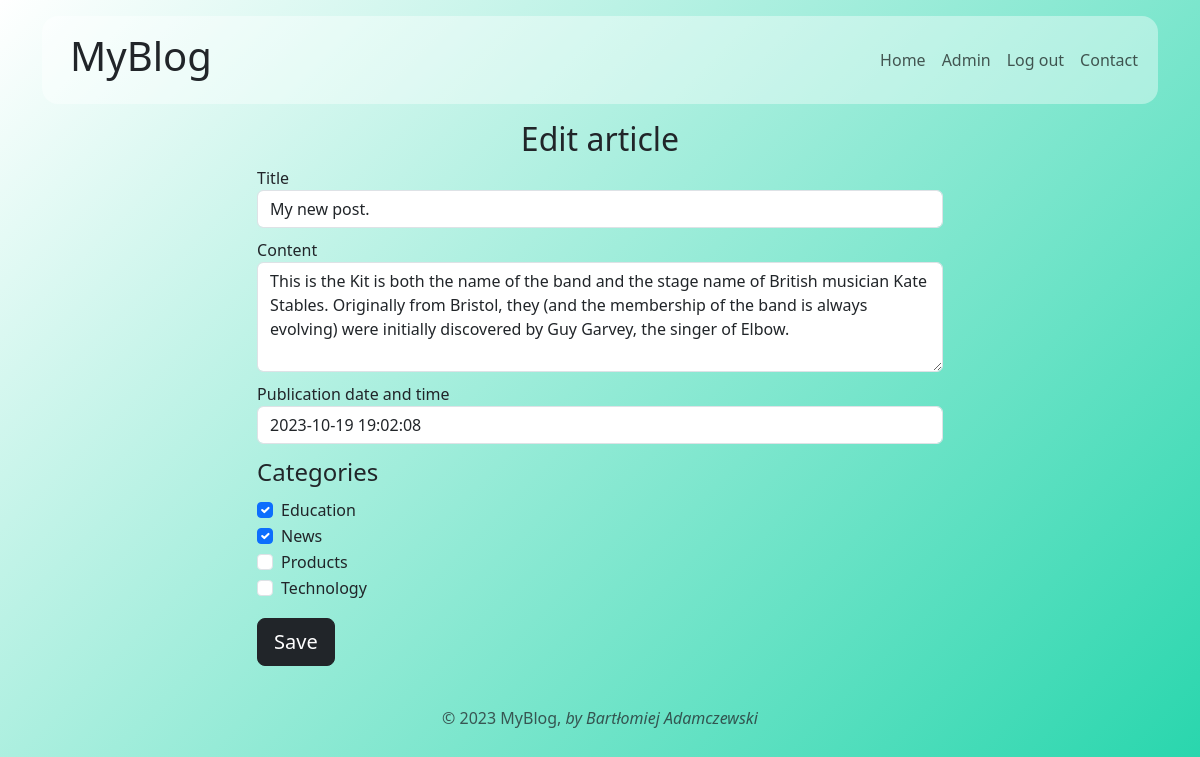
The page /admin/edit-article.php?id=1 (signed in) on the database its author committed.
### tables this page shows
CREATE TABLE `article` (
  `id` int(11) NOT NULL,
  `title` varchar(128) NOT NULL,
  `content` varchar(3000) NOT NULL,
  `published_at` varchar(30) DEFAULT NULL,
  `image_file` varchar(200) DEFAULT NULL
);

CREATE TABLE `category` (
  `id` int(11) NOT NULL,
  `name` varchar(128) NOT NULL
);

### classes/Article.php (called while the page is built, shortened)
<?php
class Article
{
    public $id;
    public static function getByID($conn, $id, $columns = '*')
    {
        $sql = "SELECT $columns
                FROM article
                WHERE id = :id";
        $stmt = $conn->prepare($sql);
        $stmt->bindValue(':id', $id, PDO::PARAM_INT);
        $stmt->setFetchMode(PDO::FETCH_CLASS, 'Article');
        if ($stmt->execute()) {
            return $stmt->fetch();
        }
    }
    public function getCategories($conn)
    {
        $sql = "SELECT category.*
                FROM category
                JOIN article_category
                ON category.id = article_category.category_id
                WHERE article_id = :id";
        $stmt = $conn->prepare($sql);
        $stmt->bindValue(':id', $this->id, PDO::PARAM_INT);
        $stmt->execute();
        return $stmt->fetchAll(PDO::FETCH_ASSOC);
    }
}

### classes/Category.php (called while the page is built)
<?php
class Category {
   public static function getAll($conn) {
    $sql = "SELECT *
            FROM category
            ORDER BY name;";
    $results = $conn -> query($sql);
    return $results -> fetchAll(PDO::FETCH_ASSOC);
  }
}

### admin/includes/article-form.php (the view, shortened to what this page needs)
  <form method="post" id="formArticle">
    <div class="form-group">
      <label for="title">Title</label>
      <input class="form-control" name="title" id="title" placeholder="Article title"
        value="<?= htmlspecialchars($article -> title); ?>">
    </div>
    <div class="form-group">
      <label for="content">Content</label>
      <textarea class="form-control" name="content" id="content" cols="40" rows="4"
        placeholder="Article content"><?= htmlspecialchars($article -> content); ?></textarea>
    </div>
    <div class="form-group">
      <label for="published_at">Publication date and time</label>
      <input class="form-control" name="published_at" id="published_at"
        value="<?= $article -> published_at; ?>">
    </div>
    <fieldset>
      <legend>Categories</legend>
      <?php foreach ($categories as $category) : ?>
      <div class="form-check">
        <input class="form-check-input" type="checkbox" name="category[]" value="<?= $category['id'] ?>"
          id="category<?= $category['id'] ?>" <?php if (in_array($category['id'], $category_ids)): ?> checked
          <?php endif; ?>>
        <label class="form-check-label"
          for="category<?= $category['id'] ?>"><?= htmlspecialchars($category['name']) ?></label>
      </div>
      <?php endforeach; ?>
    </fieldset>
    <button class="btn btn-lg btn-dark mt-3">Save</button>
  </form>
</div>

### css/styles.css (style rules this page uses)
body { background: linear-gradient( -45deg, #ee7752, #e73c7e, #23a6d5, #23d5ab, transparent ); background-size: 400% 400%; animation: gradient 15s ease infinite; height: 100vh; }
.form-group { margin-bottom: 10px; }

### rows shown on the page
article: title "My new post.", content "This is the Kit is both the name of the band and the stage name of British musician Kate Stables. Originally from Bristol, they (and the membership of the band is always evolving) were initially discovered by Guy Garvey, the singer of Elbow.", published_at "2023-10-19 19:02:08"
category: id "☑", name "Education"
category: id "☑", name "News"
category: name "Products"
category: name "Technology"
